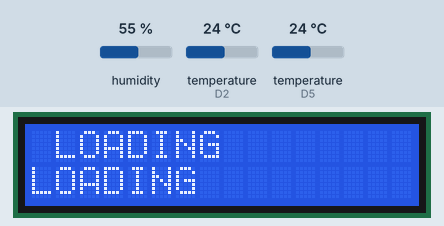
Simulated run of this sketch. Board: ESP8266 (Wemos D1 mini). On the bench: 16×2 character LCD. The inputs (shaded band) are chosen by the test bench; at power-on: humidity 55 %, temperature (sensors on D2, D5) 24 °C. WiFi joins after 1.5 s; servers stay silent unless stated; uploads are accepted with an empty reply; what the sketch prints to the serial monitor is not drawn.

Above: at 10.6 s.

Measured:
- what the display in image 0 shows lasts 2.4 s, from 10.6 s to 13.0 s

The sketch:

temp_and_humidity_by_wifi.ino.ino
```cpp
#include <ESP8266WiFi.h>
#include <ESP8266HTTPClient.h>
#include <OneWire.h>
#include <DallasTemperature.h>
#include <DHT.h>
#include <LiquidCrystal_I2C.h>
#include <Wire.h> // библиотека для управления устройствами по I2C

/**
 * Читает температуру с датчика DallasTemperature
 * и данные с датчика DHT (тоже температура и влажность)
 * Показывает на LCD 16x2 экране и отправляет на сервер
 * HTTP GET запросом.
 *
 * Также снимает данные с PIR датчика движения.
 *
 */

DHT dht(D5, DHT11);
LiquidCrystal_I2C lcd(0x27,16,2); // присваиваем имя lcd для дисплея 16х2
#define SENSOR_ID "T_DS18B20"
#define ONE_WIRE_BUS 4 // Пин на плате для датчика = 4
OneWire oneWire(ONE_WIRE_BUS);

// These wifi credentials we know
//char ssid[] = "DogsDeputat";
//char pass[] = "AF7J95rhxer";
//char ssid[] = "ASUS";
//char pass[] = "testpass";
char ssid[] = "TP-LINK_817096";
char pass[] = "87697094";

const char* api_host = "http://192.168.0.105:5000/t"; // Api host where to send data
const long interval = 200;

// создадим объект для работы с библиотекой DallasTemperature
DallasTemperature sensors(&oneWire);
int calibrationTime = 10; //Время калибровки датчика (10-60 сек. по даташиту)
long unsigned int lowIn; //Время, в которое был принят сигнал отсутствия движения(LOW)
long unsigned int pause = 5000; //Пауза, после которой движение считается оконченным
boolean lockLow = true; //Флаг. false = значит движение уже обнаружено, true - уже известно, что движения нет
boolean takeLowTime; //Флаг. Сигнализирует о необходимости запомнить время начала отсутствия движения
int pirPin = 7; //вывод подключения PIR датчика

void setup()
{
  sensors.begin();
  Serial.begin(115200);
  Serial.println("Calibrating");
  // Калибровка
  dht.begin();
  pinMode(pirPin, INPUT);
  digitalWrite(pirPin, LOW);
  delay(500);

  for(int i = 0; i < calibrationTime; i++) {
      delay(1000);
  }

  lcd.init(); // initialize the lcd
  lcd.backlight();
  lcd.setCursor(0,1);
  lcd.print("LOADING");
  lcd.setCursor(1,0);
  lcd.print("LOADING");

  // Подключаемся к wifi
  WiFi.mode(WIFI_STA);
  WiFi.begin(ssid, pass);
  int i = 0;

  while (WiFi.status() != WL_CONNECTED && i++ < 5) {
    Serial.println("Waiting for wifi...");
    delay(500);
  }

}

// Устанавливает строку в дисплее и пишет пробелы
// чтобы очистить ее
void clear_line(int line) {
  lcd.setCursor(0, line);
  lcd.print("                ");
}

void loop() {
  sensors.requestTemperatures();
  delay(10);

  float h = dht.readHumidity();
  // Считываем температуру
  float t = dht.readTemperature();
  // Проверка удачно прошло ли считывание.
  if (isnan(h) || isnan(t)) {
    Serial.println("Не удается считать показания");
    clear_line(0);
    lcd.print("Error");
  }
  delay(10);

  HTTPClient http;
  http.begin(api_host);
  http.addHeader("Content-Type", "application/x-www-form-urlencoded");
  String postData = "value="+ String(sensors.getTempCByIndex(0),DEC) + "&sensor_id=" + SENSOR_ID;
  Serial.println("T1=" + String(t,DEC) + ";H=" + String(h,DEC));

  if (!isnan(h) && !isnan(t)) {
    clear_line(0);
    lcd.print("T1=" + String(t,DEC) + ";H=" + String(h,DEC));
  }
  clear_line(1);
  lcd.print("T2="+String(sensors.getTempCByIndex(0),DEC));
  Serial.println(String(sensors.getTempCByIndex(0),DEC));
  http.POST(postData);
  http.writeToStream(&Serial);
  http.end();
  delay(1000);
}
```
